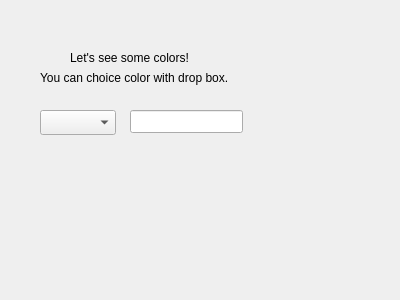
<?xml version="1.0" encoding="UTF-8"?>
<ui version="4.0">
 <class>Dialog</class>
 <widget class="QDialog" name="Dialog">
  <property name="geometry">
   <rect>
    <x>0</x>
    <y>0</y>
    <width>400</width>
    <height>300</height>
   </rect>
  </property>
  <property name="windowTitle">
   <string>Dialog</string>
  </property>
  <widget class="QComboBox" name="comboBox">
   <property name="geometry">
    <rect>
     <x>40</x>
     <y>110</y>
     <width>76</width>
     <height>25</height>
    </rect>
   </property>
  </widget>
  <widget class="QLineEdit" name="lineEdit">
   <property name="geometry">
    <rect>
     <x>130</x>
     <y>110</y>
     <width>113</width>
     <height>23</height>
    </rect>
   </property>
  </widget>
  <widget class="QLabel" name="label">
   <property name="geometry">
    <rect>
     <x>70</x>
     <y>50</y>
     <width>201</width>
     <height>16</height>
    </rect>
   </property>
   <property name="text">
    <string>Let's see some colors!</string>
   </property>
  </widget>
  <widget class="QLabel" name="label_2">
   <property name="geometry">
    <rect>
     <x>40</x>
     <y>70</y>
     <width>221</width>
     <height>16</height>
    </rect>
   </property>
   <property name="text">
    <string>You can choice color with drop box.</string>
   </property>
  </widget>
 </widget>
 <resources/>
 <connections/>
</ui>
